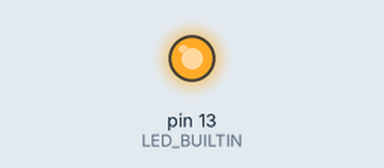
Recording of a sketch running on a simulated Arduino Leonardo, built with avr-gcc and run on an emulated ATmega32U4. Parts: output pins drawn as LEDs (lit = HIGH). USB keyboard and mouse output is not drawn.

Above: at 0.05 s.
At 10.1 s:
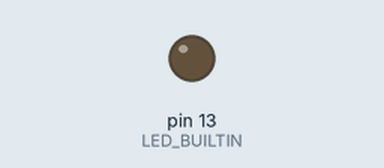
Timing chart, 0 to 26.3 s (numbered marks = the images above):
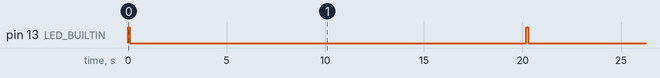

The sketch:

raton-loco.ino
```cpp
#include <Mouse.h>

void setup() {
     // initialize digital pin LED_BUILTIN as an output.
     pinMode(LED_BUILTIN, OUTPUT);

    // initialize mouse control:
    Mouse.begin();
}

const int MOVE_DELAY = 1000;

void loop() {

  digitalWrite(LED_BUILTIN, HIGH);   // turn the LED on (HIGH is the voltage level)
  delay(100);                       // wait for a second
  digitalWrite(LED_BUILTIN, LOW);    // turn the LED off by making the voltage LOW
  delay(100);                       // wait for a second

  //Right
  for (int i = 0; i < 5; i++) {
    delay(MOVE_DELAY);
    Mouse.move(50, 0);
  }

  //Down
  for (int i = 0; i < 5; i++) {
    delay(MOVE_DELAY);
    Mouse.move(0, 50);
  }

  //Left
  for (int i = 0; i < 5; i++) {
    delay(MOVE_DELAY);
    Mouse.move(-50, 0);
  }

  //Up
  for (int i = 0; i < 5; i++) {
    delay(MOVE_DELAY);
    Mouse.move(0, -50);
  }

}
```

Measured:
- by itself, pin 13 (LED_BUILTIN): alternates HIGH for 0.10 s and LOW for 20.1 s
